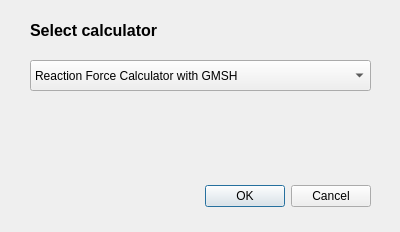
<?xml version="1.0" encoding="UTF-8"?>
<ui version="4.0">
 <class>Dialog</class>
 <widget class="QDialog" name="Dialog">
  <property name="geometry">
   <rect>
    <x>0</x>
    <y>0</y>
    <width>400</width>
    <height>232</height>
   </rect>
  </property>
  <property name="windowTitle">
   <string>Dialog</string>
  </property>
  <widget class="QDialogButtonBox" name="buttonBox">
   <property name="geometry">
    <rect>
     <x>30</x>
     <y>180</y>
     <width>341</width>
     <height>32</height>
    </rect>
   </property>
   <property name="orientation">
    <enum>Qt::Horizontal</enum>
   </property>
   <property name="standardButtons">
    <set>QDialogButtonBox::Cancel|QDialogButtonBox::Ok</set>
   </property>
  </widget>
  <widget class="QComboBox" name="comboBox">
   <property name="geometry">
    <rect>
     <x>30</x>
     <y>60</y>
     <width>341</width>
     <height>31</height>
    </rect>
   </property>
   <item>
    <property name="text">
     <string>Reaction Force Calculator with GMSH</string>
    </property>
   </item>
   <item>
    <property name="text">
     <string>Beam Analysis(Timoshenko beam) with GMSH</string>
    </property>
   </item>
   <item>
    <property name="text">
     <string>Shaft modal with GMSH</string>
    </property>
   </item>
   <item>
    <property name="text">
     <string>2D Static Analysis with GMSH</string>
    </property>
   </item>
   <item>
    <property name="text">
     <string>Pipe Thermal Stress Analysis with GMSH</string>
    </property>
   </item>
  </widget>
  <widget class="QLabel" name="label">
   <property name="geometry">
    <rect>
     <x>30</x>
     <y>20</y>
     <width>301</width>
     <height>21</height>
    </rect>
   </property>
   <property name="text">
    <string>&lt;html&gt;&lt;head/&gt;&lt;body&gt;&lt;p&gt;&lt;span style=&quot; font-size:12pt; font-weight:600;&quot;&gt;Select calculator&lt;/span&gt;&lt;/p&gt;&lt;/body&gt;&lt;/html&gt;</string>
   </property>
  </widget>
 </widget>
 <resources/>
 <connections>
  <connection>
   <sender>buttonBox</sender>
   <signal>accepted()</signal>
   <receiver>Dialog</receiver>
   <slot>accept()</slot>
   <hints>
    <hint type="sourcelabel">
     <x>248</x>
     <y>254</y>
    </hint>
    <hint type="destinationlabel">
     <x>157</x>
     <y>274</y>
    </hint>
   </hints>
  </connection>
  <connection>
   <sender>buttonBox</sender>
   <signal>rejected()</signal>
   <receiver>Dialog</receiver>
   <slot>reject()</slot>
   <hints>
    <hint type="sourcelabel">
     <x>316</x>
     <y>260</y>
    </hint>
    <hint type="destinationlabel">
     <x>286</x>
     <y>274</y>
    </hint>
   </hints>
  </connection>
 </connections>
</ui>
